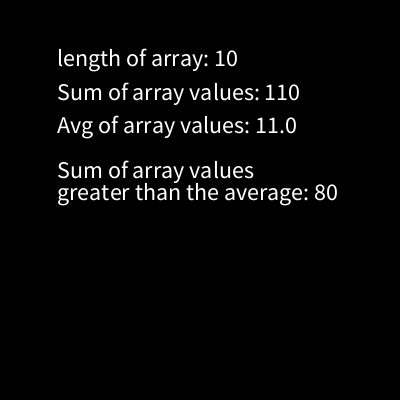
Frame 1 (no input)
Frame 60 (the mouse pressed at the canvas centre just before this capture): identical to frame 1, image omitted
Frame 120 (the mouse held since frame 60 and released just before this capture): identical to frame 1, image omitted

The Processing sketch that drew this single still picture (run headless with seeded random() and noise(); from frame 60 on, the mouse is pressed at the canvas centre):

// Processing sketch: processing_75623
// ── processing_75623.pde

//ihansen HW9
//copyright2012
//declare and initialize an array of int values
//and work with the data in the array


int[]arrayPlay = {2,4,6,8,10,12,14,16,18,20};


void setup()
{
  size(400,400);
  background(0);

  textSize(24);
  text("length of array: " + arrayPlay.length,width/7,height/6);
  text ("Sum of array values: "+ arraySum(), width/7, height/4);
  text ("Avg of array values: " + arrayAvg(), width/7, height/3);
  text ("Sum of array values", width/7, height/2.25);
  text ("greater than the average: "
      + arraySumGreaterThanAvg(), width/7, height/2);
 
 
}

void draw()
{
 
}


//String arrayString(int[]whateverArray)
//{
  //String s =" ";
  //for (int i = 0; i < whateverArray.length; i++)
  //{
    //s += whateverArray[i] + "  ";
  //}
  //return s;
//}


int arraySum()
{
 int sum=0;
 for (int i=0; i <arrayPlay.length; i= i+1)
 {
   sum=sum+arrayPlay[i];
 }
 return sum;
  
}

float arrayAvg()
{
  float sum = 0;
  for (int i=0; i < arrayPlay.length; i++)
  {
    sum += arrayPlay[i];
  }
  return sum/arrayPlay.length;
}

int arraySumGreaterThanAvg()
{
  int sum=0;
  for (int i=0; i< arrayPlay.length; i=i+1)
  {
    if (arrayPlay[i] > arrayAvg())
    {
    sum = sum + arrayPlay[i];
  }}
  return sum;
  
}
